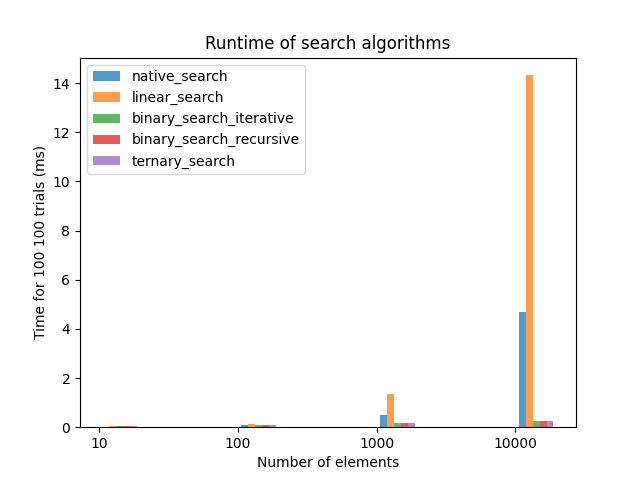

Python code for this plot:
# Discrete Structures (CSCI 220)
# Summer 2023, Session 1
# Assignment 4 - Empirical Performance of Search Algorithms
# Maira Bermeo

# Acknowledgements:
# I worked with the class
# I used the following sites https://www.geeksforgeeks.org/ternary-search/  (HW portion)

import pandas as pd
import matplotlib.pyplot as plt
import random
import time


def plot_times(dict_searches, sizes, trials, searches, file_name):
    search_num = 0
    plt.xticks([j for j in range(len(sizes))], [str(size) for size in sizes])
    for search in searches:
        search_num += 1
        d = dict_searches[search.__name__]
        x_axis = [j + 0.05 * search_num for j in range(len(sizes))]
        y_axis = [d[i] for i in sizes]
        plt.bar(x_axis, y_axis, width=0.05, alpha=0.75, label=search.__name__)
    plt.legend()
    plt.title("Runtime of search algorithms")
    plt.xlabel("Number of elements")
    plt.ylabel("Time for " + str(trials) + " 100 trials (ms)")
    plt.savefig(file_name)
    plt.show()


def run_searches(searches, sizes, trials):
    dict_searches = {}
    for search in searches:
        dict_searches[search.__name__] = {}
    for size in sizes:
        for search in searches:
            dict_searches[search.__name__][size] = 0
        for trial in range(1, trials + 1):
            arr = random_list(size)
            idx = random.randint(0, size - 1)
            key = arr[idx]
            for search in searches:
                start_time = time.time()
                idx_found = search(arr, key)
                end_time = time.time()
                if idx_found != idx:
                    print(search.__name__, "wrong index found", idx, idx_found, arr)
                net_time = end_time - start_time
                dict_searches[search.__name__][size] += 1000 * net_time
    return dict_searches


def print_times(dict_searches):
    pd.set_option("display.max_rows", 500)
    pd.set_option("display.max_columns", 500)
    pd.set_option("display.width", 1000)
    df = pd.DataFrame.from_dict(dict_searches).T
    print(df)


def random_list(size):
    l = [0] * size
    for i in range(size):
        r = random.randint(1, 10)
        l[i] = l[i - 1] + r
    return l


def native_search(arr, key):
    return arr.index(key)


def linear_search(arr, key):
    n = len(arr)
    for i in range(n):
        if arr[i] == key:
            return i
    return -1


def binary_search_iterative(arr, key):
    l = 0
    r = len(arr) - 1
    while l < r:
        m = int((l + r) / 2)
        if arr[m] == key:
            return m
        elif arr[m] < key:
            l = m + 1
        else:
            r = m - 1
    if arr[l] == key:
        return l
    else:
        return -1


def binary_search_recursive_helper(arr, l, r, key):
    if r >= l:
        mid = l + (r - l) // 2
        if arr[mid] == key:
            return mid
        elif arr[mid] > key:
            return binary_search_recursive_helper(arr, l, mid - 1, key)
        else:
            return binary_search_recursive_helper(arr, mid + 1, r, key)
    else:
        return -1


def binary_search_recursive(arr, key):
    return binary_search_recursive_helper(arr, 0, len(arr) - 1, key)


# Homework portion: Ternary Search
def ternary_search_helper(arr, l, r, key):
    if r >= l:
        mid1 = l + (r - l) // 3
        mid2 = r - (r - l) // 3
        if arr[mid1] == key:
            return mid1
        if arr[mid2] == key:
            return mid2
        if key < arr[mid1]:
            return ternary_search_helper(arr, l, mid1 - 1, key)
        elif key > arr[mid2]:
            return ternary_search_helper(arr, mid2 + 1, r, key)
        else:
            return ternary_search_helper(arr, mid1 + 1, mid2 - 1, key)
    return -1


def ternary_search(arr, key):
    return ternary_search_helper(arr, 0, len(arr) - 1, key)


def main():
    sizes = [10, 100, 1000, 10000]
    searches = [native_search, linear_search, binary_search_iterative, binary_search_recursive, ternary_search]
    trials = 100
    dict_searches = run_searches(searches, sizes, trials)
    print_times(dict_searches)
    plot_times(dict_searches, sizes, trials, searches, "Assignment4.png")


if __name__ == "__main__":
    main()
